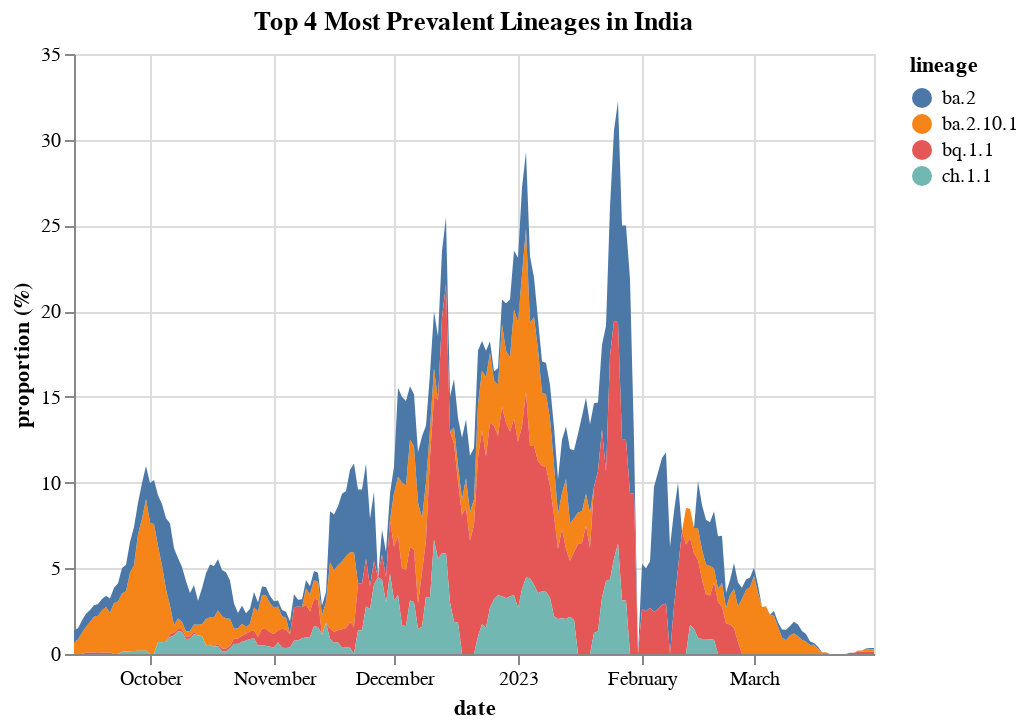

Here is the notebook cell this chart was saved with:
### Code cell
alt.Chart(data, title = "Top 4 Most Prevalent Lineages in India").mark_area().encode(
    x='date:T',
    y=alt.Y('proportion (%):Q'),
    color = 'lineage:N')

### Figure 1 — Vega-Lite specification as saved in the notebook (floating-point values rounded to 4 significant figures; data arrays with more than 128 entries replaced by an {"elided": "..."} marker saying what was removed)
{"config": {"view": {"continuousWidth": 400, "continuousHeight": 300}}, "data": {"name": "data-fbd9631239c886e829ac3ddf89d17cdc"}, "mark": "area", "encoding": {"color": {"field": "lineage", "type": "nominal"}, "x": {"field": "date", "type": "temporal"}, "y": {"field": "proportion (%)", "type": "quantitative"}}, "title": "Top 4 Most Prevalent Lineages in India", "$schema": "https://vega.github.io/schema/vega-lite/v4.17.0.json", "datasets": {"data-fbd9631239c886e829ac3ddf89d17cdc": {"elided": "785 records"}}}
